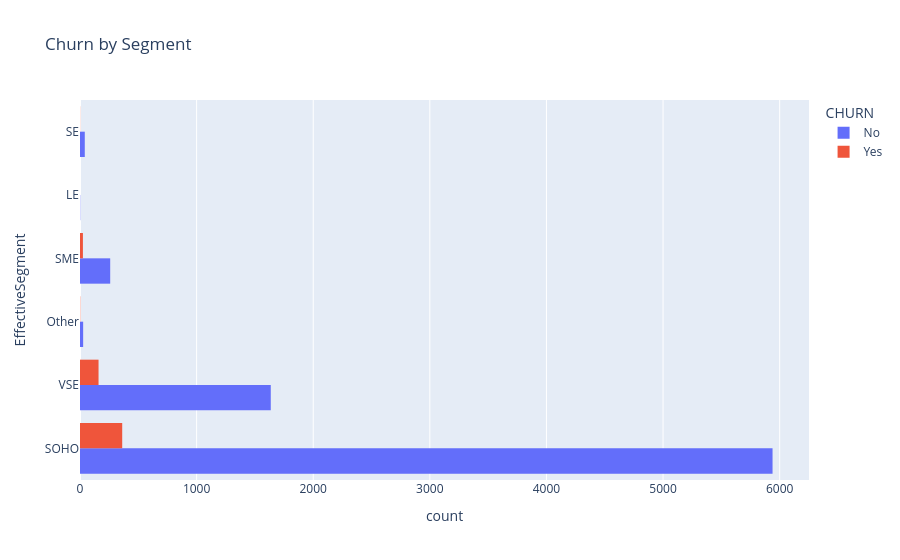

Write notebook code for a chart like this one.
### Code cell
fig = px.histogram(
    df_churn,
    y="EffectiveSegment",
    color="CHURN",
    barmode="group",
    title="Churn by Segment"
)

fig.show()

### Figure 1 — Plotly figure (JSON) as saved in the notebook; plotly's stock layout.template omitted (floating-point values rounded to 4 significant figures; data arrays with more than 128 entries replaced by an {"elided": "..."} marker saying what was removed)
{"data": [{"alignmentgroup": "True", "bingroup": "y", "hovertemplate": "CHURN=No<br>count=%{x}<br>EffectiveSegment=%{y}<extra></extra>", "legendgroup": "No", "marker": {"color": "#636efa", "pattern": {"shape": ""}}, "name": "No", "offsetgroup": "No", "orientation": "h", "showlegend": true, "type": "histogram", "xaxis": "x", "y": {"elided": "7904 str values"}, "yaxis": "y"}, {"alignmentgroup": "True", "bingroup": "y", "hovertemplate": "CHURN=Yes<br>count=%{x}<br>EffectiveSegment=%{y}<extra></extra>", "legendgroup": "Yes", "marker": {"color": "#EF553B", "pattern": {"shape": ""}}, "name": "Yes", "offsetgroup": "Yes", "orientation": "h", "showlegend": true, "type": "histogram", "xaxis": "x", "y": {"elided": "549 str values"}, "yaxis": "y"}], "layout": {"barmode": "group", "legend": {"title": {"text": "CHURN"}, "tracegroupgap": 0}, "title": {"text": "Churn by Segment"}, "xaxis": {"anchor": "y", "domain": [0, 1], "title": {"text": "count"}}, "yaxis": {"anchor": "x", "domain": [0, 1], "title": {"text": "EffectiveSegment"}}}}
